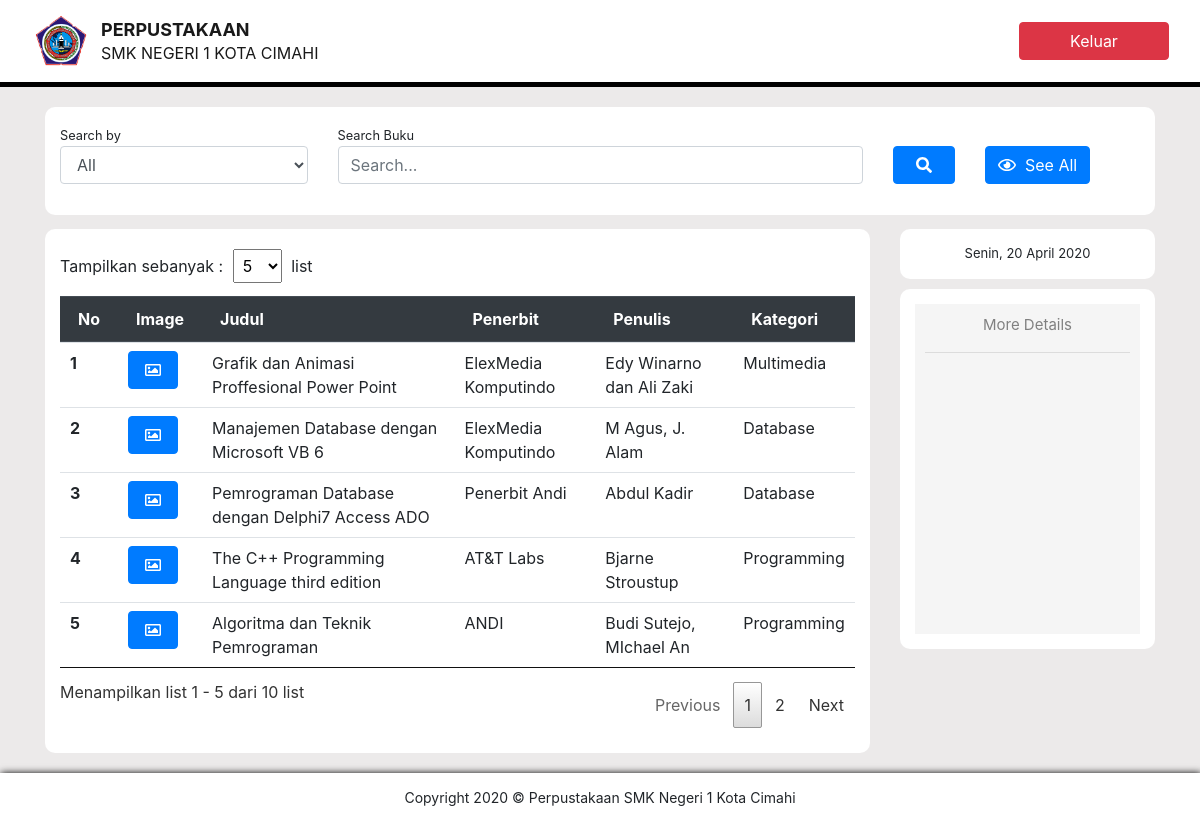
Page /siswa/data-buku-student.php on the committed database.
### tables this page shows
CREATE TABLE `buku` (
  `idBuku` varchar(6) NOT NULL,
  `idKategori` varchar(5) DEFAULT NULL,
  `judul` varchar(150) DEFAULT NULL,
  `idPenerbit` varchar(5) DEFAULT NULL,
  `penulis` varchar(50) DEFAULT NULL,
  `qty` int(11) DEFAULT NULL,
  `image` varchar(50) DEFAULT NULL,
  `sinopsis` text DEFAULT NULL
);

CREATE TABLE `penerbit` (
  `idPenerbit` varchar(5) NOT NULL,
  `nama` varchar(50) DEFAULT NULL,
  `alamat` text DEFAULT NULL,
  `phone` varchar(15) DEFAULT NULL,
  `email` varchar(50) DEFAULT NULL
);

CREATE TABLE `kategori` (
  `idKategori` varchar(5) NOT NULL,
  `kategoriBuku` varchar(100) DEFAULT NULL
);

### proses/today.php (called while the page is built, shortened)
<?php
    $hari = date("l");
    $tgl = date("d");
    $bln = date("F");
    $thn = date("Y");
	if($hari=="Sunday"){$hari = "Minggu, ";}
	else if($hari=="Monday"){$hari = "Senin, ";}
	else if($hari=="Tuesday"){$hari = "Selasa, ";}
	else if($hari=="Wednesday"){$hari = "Rabu, ";}
	else if($hari=="Thursday"){$hari = "Kamis, ";}
	else if($hari=="Friday"){$hari = "Jum'at, ";}
	else if($hari=="Saturday"){$hari = "Sabtu, ";}
    if($bln=="January"){ $bulan = "Januari ";}
    else if($bln=="February"){ $bulan = "Februari ";}
    else if($bln=="March"){ $bulan = "Maret ";}
    else if($bln=="April"){ $bulan = "April ";}
    $today = $hari.$tgl." ".$bulan.$thn;
?>

### siswa/data-buku-student.php (the view, shortened to what this page needs)
<?php require "../proses/koneksi.php";
require "../proses/today.php";?>
<!doctype html>
<html lang="en">
  <head>
    <link rel="stylesheet" href="../assets/css/bootstrap.min.css">
    <link rel="stylesheet" href="../pustakawan/style.css">
    <link rel="stylesheet" href="../assets/css/all.min.css">
    <link rel="stylesheet" href="../assets/css/datatables.css">
    <link rel="stylesheet" href="../assets/css/navbar.css">
  </head>
  <body>
    <nav class="navbar navbar-light">
      <div class="container-fluid">
        <a class="navbar-brand" href="#">
          <img src="../assets/img/brand/logo.png" width="60" class="d-inline-block align-top" alt="">
          <p class="judul-pertama">perpustakaan</p>
          <p class="judul-kedua">smk negeri 1 kota cimahi</p>
        </a>
        <a href="../index.php" type="button" class="btn btn-danger" style="width: 150px;">Keluar</a>
      </div>
    </nav>
    <div class="content">
      <div class="container">
        <div class="row">
          <div class="col-lg-12">
            <div class="a">
              <form action="" method="post">
                <div class="row">
                    <div class="col-3">
                        <div class="form-group">
                          <small>Search by</small>
                            <select class="form-control" name="searchby" style="margin: 0;">
                                <option value="all">All</option>
                            </select>
                        </div>
                    </div>
                    <div class="col-6">
                      <div class="form-group">
                        <small>Search Buku</small>
                        <input type="text" name="search" class="form-control" placeholder="Search...">
                      </div>
                    </div>
                    <div class="col-1">
                      <div class="form-group">
                        <button type="submit" name="go" class="btn btn-primary mt-4" style="width: 100%;"><i class="fas fa-search"></i></button>
                      </div>
                    </div>
                    <div class="col-2">
                      <div class="form-group">
                        <button type="submit" name="allbuku" class="btn btn-primary mt-4" style="color: white;"><i class="far fa-eye"></i>&nbsp;&nbsp;See All</button>
                      </div>
                    </div>
                  </div>
              </form>
            </div>
          </div>
          <div class="col-9 mt-1">
            <div class="a">
                <div class="table-responsive">
                    <table class="table table-hover" id="tbbuku">
                        <thead class="thead-dark">
                          <tr>
                            <th scope="col" style="width: 5%;">No</th>
                            <th scope="col">Image</th>
                            <th scope="col">Judul</th>
                            <th scope="col">Penerbit</th>
                            <th scope="col">Penulis</th>
                            <th scope="col">Kategori</th>
                          </tr>
                        </thead>
                        <tbody>
                          <?php
                            if(isset($_POST['go'])){
                              $searchby = $_POST['searchby'];
                              $kata = "%".$_POST['search']."%";
                              if($searchby=="all"){
                                $query =  "SELECT * FROM buku, penerbit, kategori WHERE (judul LIKE :kata OR nama LIKE :kata OR penulis LIKE :kata OR kategoriBuku LIKE :kata) AND buku.idPenerbit=penerbit.idPenerbit AND buku.idKategori=kategori.idKategori";
                                $tampil = $con->prepare($query);
                                $tampil->bindParam(':kata', $kata);
                                $tampil->execute();
                              } else {
                                if($searchby=="judul"){
                                  $query =  "SELECT * FROM buku, penerbit, kategori WHERE judul LIKE :kata AND buku.idPenerbit=penerbit.idPenerbit AND buku.idKategori=kategori.idKategori";
                                } else if($searchby=="penerbit"){
                                  $query =  "SELECT * FROM buku, penerbit, kategori WHERE nama LIKE :kata AND buku.idPenerbit=penerbit.idPenerbit AND buku.idKategori=kategori.idKategori";
                                } else if($searchby=="penulis"){
                                  $query =  "SELECT * FROM buku, penerbit, kategori WHERE penulis LIKE :kata AND buku.idPenerbit=penerbit.idPenerbit AND buku.idKategori=kategori.idKategori";
                                } else {
                                  $query =  "SELECT * FROM buku, penerbit, kategori WHERE kategoriBuku LIKE :kata AND buku.idPenerbit=penerbit.idPenerbit AND buku.idKategori=kategori.idKategori";
                                }
                                $tampil = $con->prepare($query);
                                $tampil->bindParam(':kata', $kata);
                                $tampil->execute();
                              }
                            } else if(isset($_POST['allbuku'])) {
                              $query_tampil = "SELECT * FROM buku b, penerbit p, kategori k WHERE b.idPenerbit=p.idPenerbit AND b.idKategori=k.idKategori";
                              $tampil = $con->prepare($query_tampil);
                              $tampil->execute();
                            } else {
                              $query_tampil = "SELECT * FROM buku b, penerbit p, kategori k WHERE b.idPenerbit=p.idPenerbit AND b.idKategori=k.idKategori";
                              $tampil = $con->prepare($query_tampil);
                              $tampil->execute();
                            }
                            $no=1;
                            while($row=$tampil->fetch(PDO::FETCH_ASSOC)){
                          ?>
                          <tr>
                            <th scope="row"><?php echo $no; ?></th>
                            <td><a type="button" style="color: white; width: 50px;" class="btn btn-primary" onclick="desc('<?php echo $row['idBuku'] ?>');"><i class="far fa-image"></i></a></td>
                            <td><?php echo $row['judul']; ?></td>
                            <td><?php echo $row['nama']; ?></td>
                            <td><?php echo $row['penulis']; ?></td>
                            <td><?php echo $row['kategoriBuku']; ?></td>
                          </tr>
                            <?php $no++; } ?>
                        </tbody>
                      </table>
                </div>
            </div>
          </div>
          <div class="col-3 mt-1">
              <div class="a">
                <div class="hari-ini text-center">
                  <?php echo $today; ?>
                </div>
              </div>
              <div class="a">
                  <div class="wrap" style="background-color: rgb(245, 245, 245); width: 100%; min-height: 330px; padding: 10px;">
                    <div class="more text-center" style="font-size: 15px; color: gray;">More Details</div>
                    <hr>
                  </div>
              </div>
          </div>
        </div>
      </div>
    </div>
    <div class="footer text-center">
      Copyright 2020 &copy; Perpustakaan SMK Negeri 1 Kota Cimahi
    </div>
  </body>
</html>

### pustakawan/style.css (style rules this page uses)
body { background-color: rgb(236, 234, 234); }
.navbar, .navbar2 { background-color: #fff; }
.navbar { border-bottom: 5px solid black; }
.navbar a.navbar-brand img { float: left; margin-right: 10px; }
.navbar a.navbar-brand p { font-size: 18px; text-transform: uppercase; line-height: 0; }
.navbar a.navbar-brand p.judul-pertama { font-weight: bold; margin-top: 17px; }
.navbar a.navbar-brand p.judul-kedua { margin-top: 23px; font-size: 16px; }
.content { margin-top: 10px; min-height: 73vh; }
.a { width: 100%; background-color: rgb(255, 255, 255); border-radius: 10px; padding: 15px; margin-top: 10px; }
.hari-ini { font-size: 13px; }
.footer { width: 100%; padding: 14px; font-size: 14px; background-color: #fff; margin-top: 20px; box-shadow: 1px 0px 7px black; }

### assets/css/datatables.css (style rules this page uses)
table.dataTable { width: 100%; margin: 0 auto; clear: both; border-collapse: separate; border-spacing: 0; }
table.dataTable thead th, table.dataTable tfoot th { font-weight: bold; }
table.dataTable thead th, table.dataTable thead td { padding: 10px 18px; border-bottom: 1px solid #111; }
table.dataTable thead .sorting, table.dataTable thead .sorting_asc, table.dataTable thead .sorting_desc, table.dataTable thead .sorting_asc_disabled, table.dataTable thead .sorting_desc_disabled { cursor: pointer; *cursor: hand; background-repeat: no-repeat; background-position: center right; }
table.dataTable thead .sorting { background-image: url("DataTables-1.10.20/images/sort_both.png"); }
table.dataTable thead .sorting_asc { background-image: url("DataTables-1.10.20/images/sort_asc.png"); }
table.dataTable tbody tr { background-color: #ffffff; }
table.dataTable tbody th, table.dataTable tbody td { padding: 8px 10px; }
table.dataTable.no-footer { border-bottom: 1px solid #111; }
table.dataTable, table.dataTable th, table.dataTable td { box-sizing: content-box; }

### rows in the picture
buku: judul "Grafik dan Animasi Proffesional Power Point", idPenerbit.nama "ElexMedia Komputindo", penulis "Edy Winarno dan Ali Zaki", idKategori.kategoriBuku "Multimedia"
buku: judul "Manajemen Database dengan Microsoft VB 6", idPenerbit.nama "ElexMedia Komputindo", penulis "M Agus, J. Alam", idKategori.kategoriBuku "Database"
buku: judul "Pemrograman Database dengan Delphi7 Access ADO", idPenerbit.nama "Penerbit Andi", penulis "Abdul Kadir", idKategori.kategoriBuku "Database"
buku: judul "The C++ Programming Language third edition", idPenerbit.nama "AT&T Labs", penulis "Bjarne Stroustup", idKategori.kategoriBuku "Programming"
buku: judul "Algoritma dan Teknik Pemrograman", idPenerbit.nama "ANDI", penulis "Budi Sutejo, MIchael An", idKategori.kategoriBuku "Programming"

### other values in the picture
$today "Senin, 20 April 2020"
